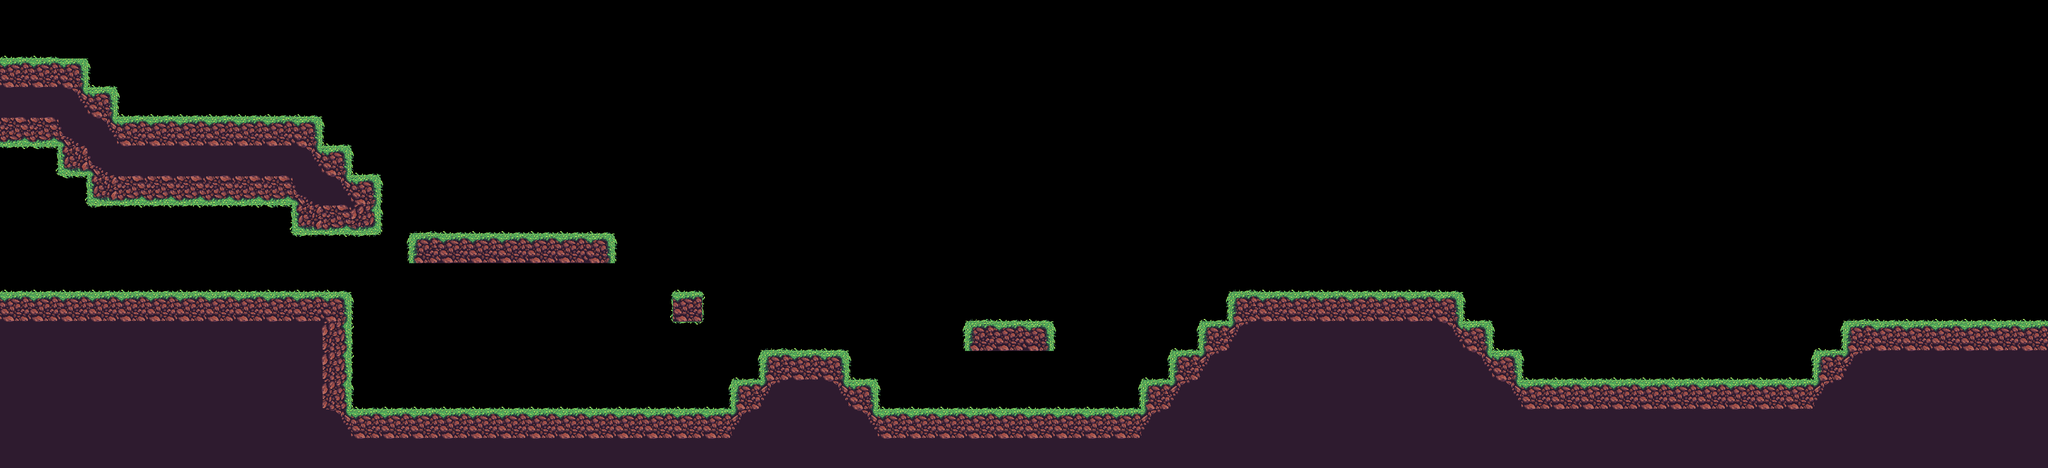

Tiled map render using the project's own tile images. Description and the map definition, with tile-layer contents summarised, below:
An orthogonal 70x16 tile map with 64x64 px tiles, 4 tile layers (solides, devant, derriere, lave) and 22 objects (checkPoint1, checkPoint2).

<map version="1.4" tiledversion="1.4.3" orientation="orthogonal" renderorder="right-down" width="70" height="16" tilewidth="64" tileheight="64" infinite="0" nextlayerid="10" nextobjectid="25">
 <editorsettings>
  <export target="niveauAlpha08.json" format="json" />
 </editorsettings>
 <tileset firstgid="1" name="plat" tilewidth="64" tileheight="64" tilecount="98" columns="14">
  <image source="plat.png" width="896" height="448" />
 </tileset>
 <layer id="1" name="solides" width="70" height="16">
  <data>[1120 cells, 324 non-empty, 6 distinct tile ids]</data>
 </layer>
 <objectgroup id="9" name="checkPoints">
  <object id="21" name="checkPoint1" gid="39" x="1472.11" y="638.872" width="64" height="64" />
  <object id="22" name="checkPoint2" gid="39" x="700.37" y="636.535" width="64" height="64" />
 </objectgroup>
 <layer id="2" name="devant" width="70" height="16">
  <data>[1120 cells, 118 non-empty, 8 distinct tile ids]</data>
 </layer>
 <layer id="3" name="derriere" width="70" height="16">
  <data>[1120 cells, 0 non-empty, 0 distinct tile ids]</data>
 </layer>
 <layer id="4" name="lave" width="70" height="16">
  <data>[1120 cells, 0 non-empty, 0 distinct tile ids]</data>
 </layer>
 <objectgroup id="5" name="oni">
  <object id="1" gid="26" x="896" y="927" width="64" height="64" />
  <object id="2" gid="26" x="1984" y="924" width="64" height="64" />
  <object id="3" gid="26" x="3398" y="859" width="64" height="64" />
 </objectgroup>
 <objectgroup id="6" name="bonus">
  <object id="4" gid="36" x="2173" y="637" width="64" height="64" />
  <object id="5" gid="36" x="4057" y="640" width="64" height="64" />
  <object id="24" gid="36" x="545.333" y="557.333" width="64" height="64" />
 </objectgroup>
 <objectgroup id="7" name="stars">
  <object id="6" gid="37" x="4418" y="510" width="64" height="64" />
  <object id="7" gid="37" x="2753.33" y="502.667" width="64" height="64" />
  <object id="8" gid="37" x="3068" y="496" width="64" height="64" />
  <object id="9" gid="37" x="2912" y="460" width="64" height="64" />
  <object id="10" gid="37" x="1726.67" y="658.667" width="64" height="64" />
  <object id="11" gid="37" x="6.66667" y="61.3333" width="64" height="64" />
  <object id="12" gid="37" x="320" y="160" width="64" height="64" />
  <object id="13" gid="37" x="574.667" y="160" width="64" height="64" />
  <object id="14" gid="37" x="452" y="117.333" width="64" height="64" />
  <object id="15" gid="37" x="1375.33" y="359.333" width="64" height="64" />
 </objectgroup>
 <objectgroup id="8" name="flyingMonsters">
  <object id="17" gid="11" x="960" y="812" width="64" height="64" />
  <object id="18" gid="11" x="928" y="465.333" width="64" height="64" />
  <object id="19" gid="11" x="2014.67" y="672" width="64" height="64" />
  <object id="20" gid="11" x="2718.67" y="590.667" width="64" height="64" />
 </objectgroup>
</map>